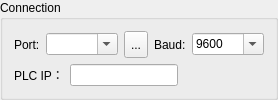
          <widget class="GroupBox" name="grpConnection">
           <property name="title">
            <string>Connection</string>
           </property>
           <layout class="QVBoxLayout" name="verticalLayout">
            <item>
             <layout class="QHBoxLayout" name="horizontalLayout_3" stretch="0,1,0,0,1">
              <item>
               <widget class="QLabel" name="label">
                <property name="text">
                 <string>Port:</string>
                </property>
               </widget>
              </item>
              <item>
               <widget class="QComboBox" name="cboPort">
                <property name="editable">
                 <bool>true</bool>
                </property>
               </widget>
              </item>
              <item>
               <widget class="QToolButton" name="cmdRefresh">
                <property name="sizePolicy">
                 <sizepolicy hsizetype="Fixed" vsizetype="Expanding">
                  <horstretch>0</horstretch>
                  <verstretch>0</verstretch>
                 </sizepolicy>
                </property>
                <property name="styleSheet">
                 <string notr="true">padding: 0 1 0 2;</string>
                </property>
                <property name="text">
                 <string>...</string>
                </property>
                <property name="icon">
                 <iconset resource="images.qrc">
                  <normaloff>:/images/restart.png</normaloff>:/images/restart.png</iconset>
                </property>
               </widget>
              </item>
              <item>
               <widget class="QLabel" name="label_2">
                <property name="text">
                 <string>Baud:</string>
                </property>
               </widget>
              </item>
              <item>
               <widget class="QComboBox" name="cboBaud">
                <property name="editable">
                 <bool>true</bool>
                </property>
                <property name="currentText">
                 <string>9600</string>
                </property>
                <item>
                 <property name="text">
                  <string>9600</string>
                 </property>
                </item>
                <item>
                 <property name="text">
                  <string>14400</string>
                 </property>
                </item>
                <item>
                 <property name="text">
                  <string>19200</string>
                 </property>
                </item>
                <item>
                 <property name="text">
                  <string>38400</string>
                 </property>
                </item>
                <item>
                 <property name="text">
                  <string>57600</string>
                 </property>
                </item>
                <item>
                 <property name="text">
                  <string>115200</string>
                 </property>
                </item>
               </widget>
              </item>
             </layout>
            </item>
            <item>
             <layout class="QHBoxLayout" name="horizontalLayout_5">
              <item>
               <widget class="QLabel" name="label_8">
                <property name="text">
                 <string>PLC IP：</string>
                </property>
               </widget>
              </item>
              <item>
               <widget class="QLineEdit" name="txtPlcIp"/>
              </item>
              <item>
               <spacer name="horizontalSpacer_7">
                <property name="orientation">
                 <enum>Qt::Horizontal</enum>
                </property>
                <property name="sizeHint" stdset="0">
                 <size>
                  <width>40</width>
                  <height>20</height>
                 </size>
                </property>
               </spacer>
              </item>
             </layout>
            </item>
           </layout>
          </widget>
